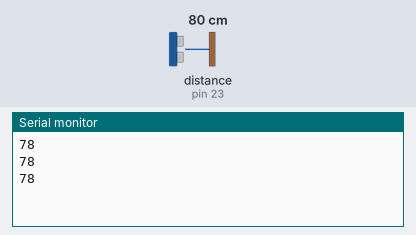
A sketch run on a simulated Arduino Mega 2560, built with avr-gcc and run on an emulated ATmega2560. On the bench: the last lines printed to the serial monitor. Wiring (inferred from the names in the program): range finder with pulse-width output: data pin 23. The test bench sets the inputs (shaded band); at power-on: distance to the obstacle (sensor on pin 23) 80 cm. The echo pulse lasts 58.3 µs per cm.

Above: at 1.2 s.
1.3 s: distance to the obstacle (sensor on pin 23) set to 2 cm
At 2.1 s:
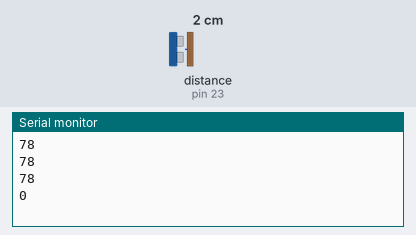
2.8 s: distance to the obstacle (sensor on pin 23) set to 4 cm
At 3.2 s:
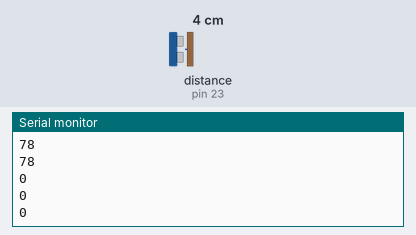
Timing chart, 0 to 5.8 s (numbered marks = the images above; inputs shaded):
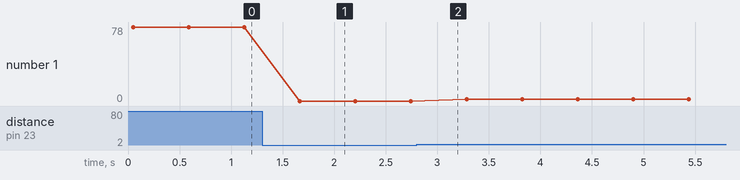

Measured:
- after the input at 1.3 s, the serial monitor: prints a new line after 0.37 s (image 1)
- plotted number 1: 78 → 0 after the input at 1.3 s, 0 → 2 after the input at 2.8 s

The sketch:

ultrasonic.ino
```cpp
const int pwPin = 23;


long pulse, inches, cm;


void setup()

{

  Serial.begin(9600);
  pinMode(pwPin, INPUT);

}


void loop()
{
  pulse = pulseIn(pwPin, HIGH);
  inches = pulse / 147;
  cm = inches * 2.54;
  Serial.println(cm);

  delay(500);
}
```
